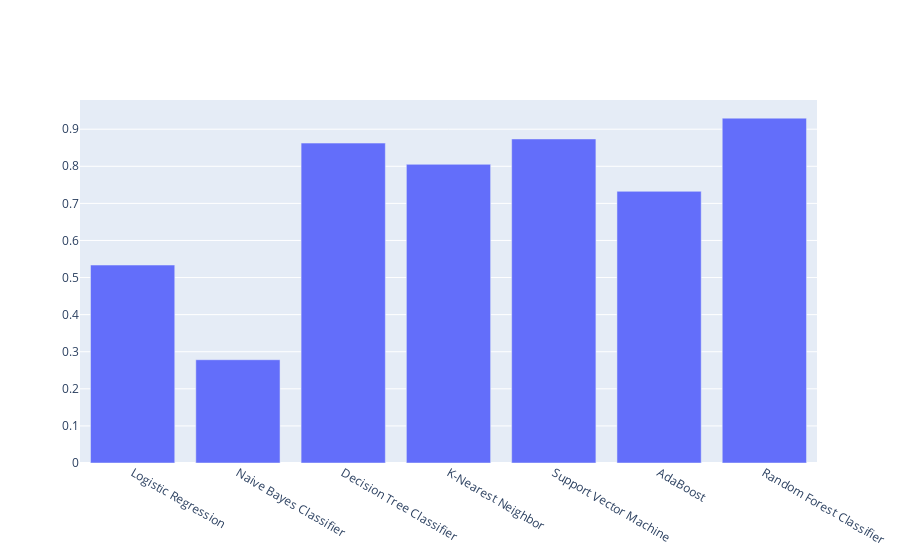

Notebook source saved alongside this figure:
### Code cell
%matplotlib inline
fig = plt.figure(figsize=(5, 10))
models=['Logistic Regression','Naive Bayes Classifier','Decision Tree Classifier','K-Nearest Neighbor','Support Vector Machine','AdaBoost','Random Forest Classifier']
fig = go.Figure(data=[go.Bar(name='F1_score', x=models, y=[LR_f,NB_f,DT_f,knn_f,svm_f,adb_f,RF_f])])
fig.show()

### Figure 1 — Plotly figure (JSON) as saved in the notebook; plotly's stock layout.template omitted (floating-point values rounded to 4 significant figures)
{"data": [{"name": "F1_score", "type": "bar", "x": ["Logistic Regression", "Naive Bayes Classifier", "Decision Tree Classifier", "K-Nearest Neighbor", "Support Vector Machine", "AdaBoost", "Random Forest Classifier"], "y": [0.5337, 0.2785, 0.8626, 0.8053, 0.8737, 0.7325, 0.9298]}], "layout": {}}
